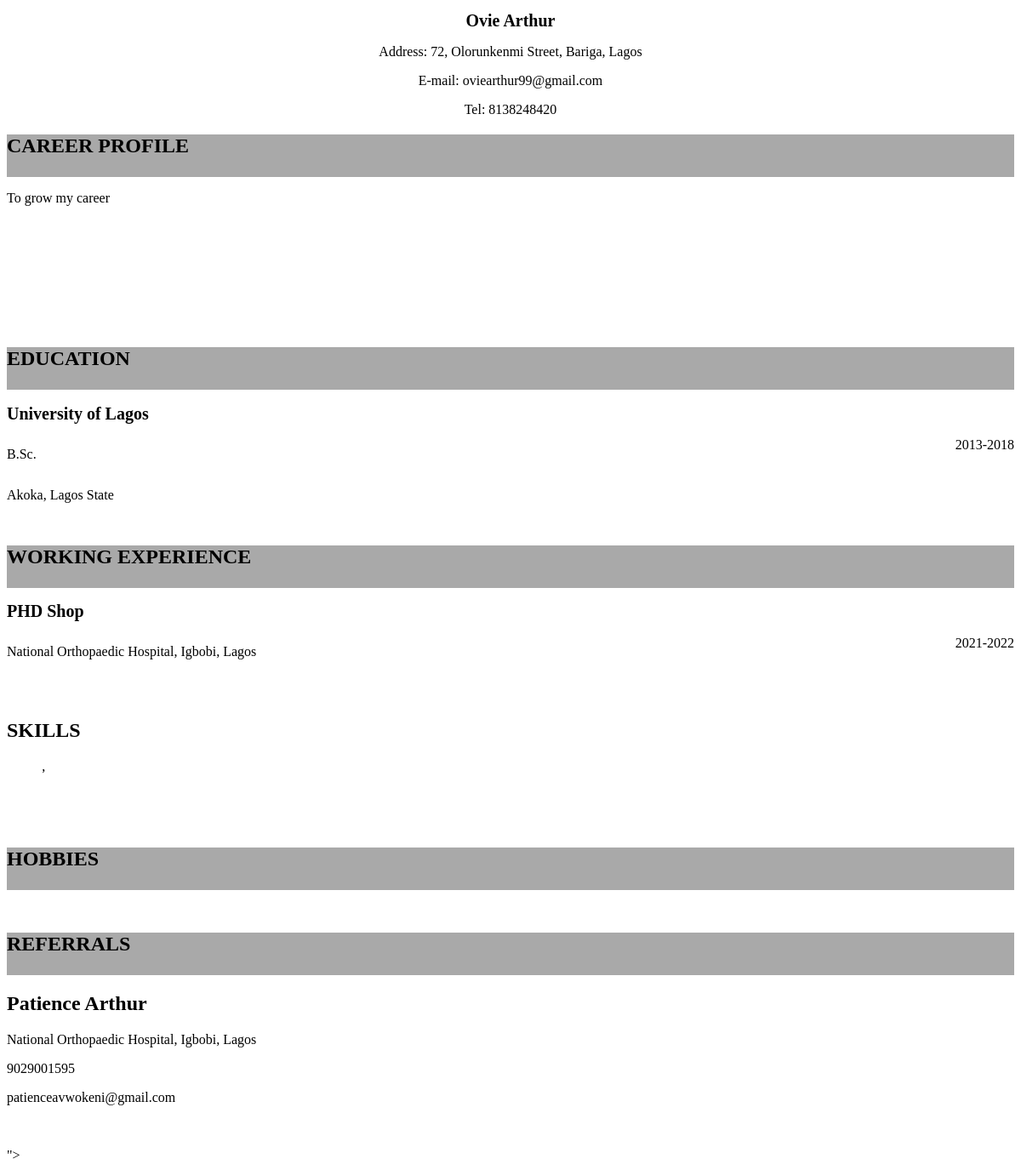
Screenshot of /cvgen/cv1/ (signed in) with the database file from the repository.
### docs/models.py (models this page shows, shortened)
class Details(models.Model):
    pic = models.ImageField()
    fname = models.CharField(max_length=250)
    lname = models.CharField(max_length=250)
    email = models.EmailField()
    phone = models.IntegerField()
    author = models.ForeignKey(User, on_delete= models.CASCADE, null= True, blank= True)

class Address(models.Model):
    snum = models.IntegerField()
    stname = models.CharField(max_length=250)
    lgname = models.CharField(max_length=250)
    state = models.CharField(max_length=250)
    author = models.ForeignKey(User, on_delete= models.CASCADE, null= True, blank= True)

class Objectives(models.Model):
    car = models.TextField()
    author = models.ForeignKey(User, on_delete= models.CASCADE, null= True, blank= True)

class Education(models.Model):
    inst = models.CharField(max_length=250)
    location = models.TextField()
    start = models.IntegerField()
    end = models.IntegerField()
    cert = models.CharField(max_length=50)
    author = models.ForeignKey(User, on_delete= models.CASCADE, null= True, blank= True)

class Works(models.Model):
    name = models.CharField(max_length=250)
    location = models.TextField()
    start = models.IntegerField()
    end = models.IntegerField()
    author = models.ForeignKey(User, on_delete= models.CASCADE, null= True, blank= True)

class Skills(models.Model):
    names = models.TextField()
    author = models.ForeignKey(User, on_delete= models.CASCADE, null= True, blank= True)

class References(models.Model):
    name = models.CharField(max_length=250)
    firm = models.CharField(max_length=250)
    tel = models.IntegerField()
    email = models.EmailField()
    author = models.ForeignKey(User, on_delete= models.CASCADE, null= True, blank= True)

### docs/views.py (the view)
# urls.py: path('cvgen/cv1/', views.cv1, name= "cv1"),
def cv1(request):
    dets = Details.objects.all()
    adds = Address.objects.all()
    objs = Objectives.objects.all()
    edus = Education.objects.all()
    works = Works.objects.all()
    skills = Skills.objects.all()
    refs = References.objects.all()
    return render(request, 'cv1.html', {'dets': dets, 'adds':adds, 'objs':objs, 'edus': edus, 'works':works, 'skills':skills, 'refs':refs})

### templates/cv1.html (shortened to what this page needs)
{% load static %}
<!DOCTYPE html>
<html>
    <head>
        <link href="{% static 'css1/styles.css' %}" rel="stylesheet" type="text/css" media="print" />
    </head>
    <body>
        <center>
        {% for det in dets %}
        {% if det.author.id == user.id %}
        <h1 style= "font-size: 20px;">{{det.fname}} {{det.lname}}</h1>
        {% if adds %}
        {% for add in adds %}
        {% if add.author.id == user.id %}
        <p>Address: {{add.snum}}, {{add.stname}}, {{add.lgname}}, {{add.state}}</p>
        {% endif %}
        {% endfor %}
        {% else %}
        <p>ADDRESS NOT STATED</p>
        {% endif %}
        <p>E-mail: {{det.email}}</p> <p>Tel: {{det.phone}}</p>
        {% endif %}
        {% endfor %}
        </center>
        <section class="bio">
            {% if objs %}
            <div class="data"><h1>CAREER PROFILE</h1></div>
            {% for obj in objs %}
            {% if obj.author.id == user.id %}
            <P>{{obj.car}}</P>
            {% endif %}
            {% endfor %}
            {% endif %}
        </section>
        <section class="ii">
            <div class="data"><h1>EDUCATION</h1></div>
            {% if edus %}
            {% for edu in edus %}
            {% if edu.author.id == user.id %}
            <div class="place"><h1 style="font-size: 20px;">{{edu.inst}}</h1><div class="wp">{{edu.start}}-{{edu.end}}</div></div>
            <div class="loc">{{edu.cert}}</div>
            <div class="loc">{{edu.location}}</div>
            {% endif %}
            {% endfor %}
            {% endif %}
        </section>
        <section class="ii">
            <div class="data"><h1>WORKING EXPERIENCE</h1></div>
            {% if works %}
            {% for work in works %}
            {% if work.author.id == user.id %}
            <div class="place"><h1 style="font-size: 20px;">{{work.name}}</h1><div class="wp">{{work.start}}-{{work.end}}</div></div>
            <div class="loc">{{work.location}}</div>
            {% endif %}
            {% endfor %}
            {% else %}
            <h1 style="font-family: Georgia, 'Times New Roman', Times, serif;">NO WORKING EXPERIENCE</h1>
            {% endif %}
        </section>
        <section class="iii" style="display: inline-block;">
        <div class="Data"><h1>SKILLS</h1>
            <center>
            {% if skills %}
            {% for skill in skills %}
            {% if skill.author.id == user.id %}
            <p style="font-family: Georgia, 'Times New Roman', Times, serif;">{{skill.name}},</p>
            {% endif %}
            {% endfor %}
            {% endif %}
            </center>
        </div>
        </section>
        <section class="iv">
            <div class="data"><h1>HOBBIES</h1></div>
        </section>
        <section class="iv">
            <div class="data"><h1>REFERRALS</h1></div>
            {% if refs %}
            {% for ref in refs %}
            {% if ref.author.id == user.id %}
            <div style="font-family: Georgia, 'Times New Roman', Times, serif;">
                <h1>{{ref.name}}</h1>
                <p>{{ref.firm}}</p>
                <p>{{ref.tel}}</p>
                <p>{{ref.email}}</p>
            </div>
            {% endif %}
            {% endfor %}
            {% else %}
            <h1 style="font-family: Georgia, 'Times New Roman', Times, serif;">AVAILABLE ON DEMAND</h1>
            {% endif %}
        </section>
    </body>
    ">
</html>

### static/css1/styles.css (style rules this page uses)
.data { width: 100%; height: 50px; background-color: darkgray; }
.bio { width: 100%; height: 200px; }
.wp { float: right; }
.place { width:100%; height: 50px; overflow: none; }
.wp { margin-top: 0px; }
.loc { margin-bottom: 30px; }
section { font-family: Georgia, 'Times New Roman', Times, serif; margin-bottom: 50px; }

### templates/cv1.html (style rules this page uses)
.data { width: 100%; height: 50px; background-color: darkgray; }
.bio { width: 100%; height: 200px; }
.wp { float: right; }
.place { width:100%; height: 50px; overflow: none; }
.wp { margin-top: 0px; }
.loc { margin-bottom: 30px; }
section { font-family: Georgia, 'Times New Roman', Times, serif; margin-bottom: 50px; }

### rows the page displays
Details: fname "Ovie", lname "Arthur", email "oviearthur99@gmail.com", phone "8138248420"
Address: snum "72", stname "Olorunkenmi Street", lgname "Bariga", state "Lagos"
Objectives: car "To grow my career"
Education: inst "University of Lagos", start "2013", end "2018", cert "B.Sc.", location "Akoka, Lagos State"
Works: name "PHD Shop", start "2021", end "2022", location "National Orthopaedic Hospital, Igbobi, Lagos"
References: name "Patience Arthur", firm "National Orthopaedic Hospital, Igbobi, Lagos", tel "9029001595", email "patienceavwokeni@gmail.com"
